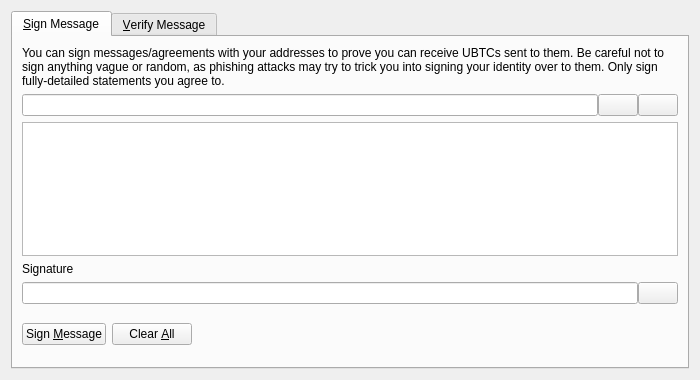
<?xml version="1.0" encoding="UTF-8"?>
<ui version="4.0">
 <class>SignVerifyMessageDialog</class>
 <widget class="QDialog" name="SignVerifyMessageDialog">
  <property name="geometry">
   <rect>
    <x>0</x>
    <y>0</y>
    <width>700</width>
    <height>380</height>
   </rect>
  </property>
  <property name="windowTitle">
   <string>Signatures - Sign / Verify a Message</string>
  </property>
  <property name="modal">
   <bool>true</bool>
  </property>
  <layout class="QVBoxLayout" name="verticalLayout">
   <item>
    <widget class="QTabWidget" name="tabWidget">
     <property name="currentIndex">
      <number>0</number>
     </property>
     <widget class="QWidget" name="tabSignMessage">
      <attribute name="title">
       <string>&amp;Sign Message</string>
      </attribute>
      <layout class="QVBoxLayout" name="verticalLayout_SM">
       <item>
        <widget class="QLabel" name="infoLabel_SM">
         <property name="text">
          <string>You can sign messages/agreements with your addresses to prove you can receive UBTCs sent to them. Be careful not to sign anything vague or random, as phishing attacks may try to trick you into signing your identity over to them. Only sign fully-detailed statements you agree to.</string>
         </property>
         <property name="textFormat">
          <enum>Qt::PlainText</enum>
         </property>
         <property name="wordWrap">
          <bool>true</bool>
         </property>
        </widget>
       </item>
       <item>
        <layout class="QHBoxLayout" name="horizontalLayout_1_SM">
         <property name="spacing">
          <number>0</number>
         </property>
         <item>
          <widget class="QValidatedLineEdit" name="addressIn_SM">
           <property name="toolTip">
            <string>The UBTC address to sign the message with</string>
           </property>
          </widget>
         </item>
         <item>
          <widget class="QPushButton" name="addressBookButton_SM">
           <property name="toolTip">
            <string>Choose previously used address</string>
           </property>
           <property name="text">
            <string/>
           </property>
           <property name="icon">
            <iconset resource="../bitcoin.qrc">
             <normaloff>:/icons/address-book</normaloff>:/icons/address-book</iconset>
           </property>
           <property name="shortcut">
            <string>Alt+A</string>
           </property>
           <property name="autoDefault">
            <bool>false</bool>
           </property>
          </widget>
         </item>
         <item>
          <widget class="QPushButton" name="pasteButton_SM">
           <property name="toolTip">
            <string>Paste address from clipboard</string>
           </property>
           <property name="text">
            <string/>
           </property>
           <property name="icon">
            <iconset resource="../bitcoin.qrc">
             <normaloff>:/icons/editpaste</normaloff>:/icons/editpaste</iconset>
           </property>
           <property name="shortcut">
            <string>Alt+P</string>
           </property>
           <property name="autoDefault">
            <bool>false</bool>
           </property>
          </widget>
         </item>
        </layout>
       </item>
       <item>
        <widget class="QPlainTextEdit" name="messageIn_SM">
         <property name="toolTip">
          <string>Enter the message you want to sign here</string>
         </property>
        </widget>
       </item>
       <item>
        <widget class="QLabel" name="signatureLabel_SM">
         <property name="text">
          <string>Signature</string>
         </property>
         <property name="textFormat">
          <enum>Qt::PlainText</enum>
         </property>
        </widget>
       </item>
       <item>
        <layout class="QHBoxLayout" name="horizontalLayout_2_SM">
         <property name="spacing">
          <number>0</number>
         </property>
         <item>
          <widget class="QLineEdit" name="signatureOut_SM">
           <property name="font">
            <font>
             <italic>true</italic>
            </font>
           </property>
           <property name="readOnly">
            <bool>true</bool>
           </property>
          </widget>
         </item>
         <item>
          <widget class="QPushButton" name="copySignatureButton_SM">
           <property name="toolTip">
            <string>Copy the current signature to the system clipboard</string>
           </property>
           <property name="text">
            <string/>
           </property>
           <property name="icon">
            <iconset resource="../bitcoin.qrc">
             <normaloff>:/icons/editcopy</normaloff>:/icons/editcopy</iconset>
           </property>
           <property name="autoDefault">
            <bool>false</bool>
           </property>
          </widget>
         </item>
        </layout>
       </item>
       <item>
        <layout class="QHBoxLayout" name="horizontalLayout_3_SM">
         <item>
          <widget class="QPushButton" name="signMessageButton_SM">
           <property name="toolTip">
            <string>Sign the message to prove you own this UBTC address</string>
           </property>
           <property name="text">
            <string>Sign &amp;Message</string>
           </property>
           <property name="icon">
            <iconset resource="../bitcoin.qrc">
             <normaloff>:/icons/edit</normaloff>:/icons/edit</iconset>
           </property>
           <property name="autoDefault">
            <bool>false</bool>
           </property>
          </widget>
         </item>
         <item>
          <widget class="QPushButton" name="clearButton_SM">
           <property name="toolTip">
            <string>Reset all sign message fields</string>
           </property>
           <property name="text">
            <string>Clear &amp;All</string>
           </property>
           <property name="icon">
            <iconset resource="../bitcoin.qrc">
             <normaloff>:/icons/remove</normaloff>:/icons/remove</iconset>
           </property>
           <property name="autoDefault">
            <bool>false</bool>
           </property>
          </widget>
         </item>
         <item>
          <spacer name="horizontalSpacer_1_SM">
           <property name="orientation">
            <enum>Qt::Horizontal</enum>
           </property>
           <property name="sizeHint" stdset="0">
            <size>
             <width>40</width>
             <height>48</height>
            </size>
           </property>
          </spacer>
         </item>
         <item>
          <widget class="QLabel" name="statusLabel_SM">
           <property name="font">
            <font>
             <weight>75</weight>
             <bold>true</bold>
            </font>
           </property>
           <property name="text">
            <string/>
           </property>
           <property name="wordWrap">
            <bool>true</bool>
           </property>
          </widget>
         </item>
         <item>
          <spacer name="horizontalSpacer_2_SM">
           <property name="orientation">
            <enum>Qt::Horizontal</enum>
           </property>
           <property name="sizeHint" stdset="0">
            <size>
             <width>40</width>
             <height>48</height>
            </size>
           </property>
          </spacer>
         </item>
        </layout>
       </item>
      </layout>
     </widget>
     <widget class="QWidget" name="tabVerifyMessage">
      <attribute name="title">
       <string>&amp;Verify Message</string>
      </attribute>
      <layout class="QVBoxLayout" name="verticalLayout_VM">
       <item>
        <widget class="QLabel" name="infoLabel_VM">
         <property name="text">
          <string>Enter the receiver's address, message (ensure you copy line breaks, spaces, tabs, etc. exactly) and signature below to verify the message. Be careful not to read more into the signature than what is in the signed message itself, to avoid being tricked by a man-in-the-middle attack. Note that this only proves the signing party receives with the address, it cannot prove sendership of any transaction!</string>
         </property>
         <property name="textFormat">
          <enum>Qt::PlainText</enum>
         </property>
         <property name="alignment">
          <set>Qt::AlignLeading|Qt::AlignLeft|Qt::AlignTop</set>
         </property>
         <property name="wordWrap">
          <bool>true</bool>
         </property>
        </widget>
       </item>
       <item>
        <layout class="QHBoxLayout" name="horizontalLayout_1_VM">
         <property name="spacing">
          <number>0</number>
         </property>
         <item>
          <widget class="QValidatedLineEdit" name="addressIn_VM">
           <property name="toolTip">
            <string>The UBTC address the message was signed with</string>
           </property>
          </widget>
         </item>
         <item>
          <widget class="QPushButton" name="addressBookButton_VM">
           <property name="toolTip">
            <string>Choose previously used address</string>
           </property>
           <property name="text">
            <string/>
           </property>
           <property name="icon">
            <iconset resource="../bitcoin.qrc">
             <normaloff>:/icons/address-book</normaloff>:/icons/address-book</iconset>
           </property>
           <property name="shortcut">
            <string>Alt+A</string>
           </property>
           <property name="autoDefault">
            <bool>false</bool>
           </property>
          </widget>
         </item>
        </layout>
       </item>
       <item>
        <widget class="QPlainTextEdit" name="messageIn_VM"/>
       </item>
       <item>
        <widget class="QValidatedLineEdit" name="signatureIn_VM"/>
       </item>
       <item>
        <layout class="QHBoxLayout" name="horizontalLayout_2_VM">
         <item>
          <widget class="QPushButton" name="verifyMessageButton_VM">
           <property name="toolTip">
            <string>Verify the message to ensure it was signed with the specified UBTC address</string>
           </property>
           <property name="text">
            <string>Verify &amp;Message</string>
           </property>
           <property name="icon">
            <iconset resource="../bitcoin.qrc">
             <normaloff>:/icons/transaction_0</normaloff>:/icons/transaction_0</iconset>
           </property>
           <property name="autoDefault">
            <bool>false</bool>
           </property>
          </widget>
         </item>
         <item>
          <widget class="QPushButton" name="clearButton_VM">
           <property name="toolTip">
            <string>Reset all verify message fields</string>
           </property>
           <property name="text">
            <string>Clear &amp;All</string>
           </property>
           <property name="icon">
            <iconset resource="../bitcoin.qrc">
             <normaloff>:/icons/remove</normaloff>:/icons/remove</iconset>
           </property>
           <property name="autoDefault">
            <bool>false</bool>
           </property>
          </widget>
         </item>
         <item>
          <spacer name="horizontalSpacer_1_VM">
           <property name="orientation">
            <enum>Qt::Horizontal</enum>
           </property>
           <property name="sizeHint" stdset="0">
            <size>
             <width>40</width>
             <height>48</height>
            </size>
           </property>
          </spacer>
         </item>
         <item>
          <widget class="QLabel" name="statusLabel_VM">
           <property name="font">
            <font>
             <weight>75</weight>
             <bold>true</bold>
            </font>
           </property>
           <property name="text">
            <string/>
           </property>
           <property name="wordWrap">
            <bool>true</bool>
           </property>
          </widget>
         </item>
         <item>
          <spacer name="horizontalSpacer_2_VM">
           <property name="orientation">
            <enum>Qt::Horizontal</enum>
           </property>
           <property name="sizeHint" stdset="0">
            <size>
             <width>40</width>
             <height>48</height>
            </size>
           </property>
          </spacer>
         </item>
        </layout>
       </item>
      </layout>
     </widget>
    </widget>
   </item>
  </layout>
 </widget>
 <customwidgets>
  <customwidget>
   <class>QValidatedLineEdit</class>
   <extends>QLineEdit</extends>
   <header>qt/qvalidatedlineedit.h</header>
  </customwidget>
 </customwidgets>
 <resources>
  <include location="../bitcoin.qrc"/>
 </resources>
 <connections/>
</ui>
